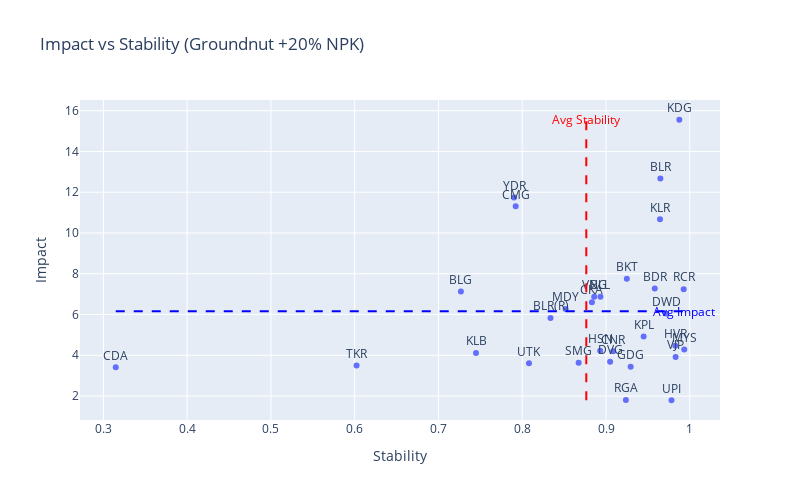

Notebook code for this chart:
### Code cell
import plotly.express as px

# Visualization function
def Calculate_and_visualize_1D(Working_Directory, crop, perturbation, what):
    calculate_and_visualize(perturbation, crop, Working_Directory, what, False)
    stability, stress, impact, stability_column_name, stress_column_name, impact_column_name = calculate_metrics(Working_Directory, crop, perturbation, what)
    
    # Add metrics to Working_Directory DataFrame
    Working_Directory[stability_column_name] = stability
    Working_Directory[stress_column_name] = stress
    Working_Directory[impact_column_name] = impact
    
    # Prepare data for Plotly
    for_plots = Working_Directory[[stability_column_name, impact_column_name, 'Abbreviation']].copy()
    for_plots.rename(columns={stability_column_name: 'stability', impact_column_name: 'Impact'}, inplace=True)

    # Create scatter plot with Plotly
    fig_increase = px.scatter(
        for_plots,
        x='stability',
        y='Impact',
        title=f'Impact vs Stability ({crop} +{perturbation}% {what})',
        labels={'stability': 'Stability', 'Impact': 'Impact'},
        text='Abbreviation',
        size_max=8,
        width=800,
        height=500
    )

    # Update hover labels
    fig_increase.update_traces(
        hoverlabel=dict(bgcolor='grey', font=dict(color='white')),
        textposition='top center'
    )

    # Calculate and add average lines
    avg_x_increase = for_plots['stability'].mean()
    avg_y_increase = for_plots['Impact'].mean()

    fig_increase.add_shape(
        type='line',
        x0=min(for_plots['stability']),
        x1=max(for_plots['stability']),
        y0=avg_y_increase,
        y1=avg_y_increase,
        line=dict(color='blue', width=2, dash='dash')
    )
    fig_increase.add_shape(
        type='line',
        x0=avg_x_increase,
        x1=avg_x_increase,
        y0=min(for_plots['Impact']),
        y1=max(for_plots['Impact']),
        line=dict(color='red', width=2, dash='dash')
    )

    # Add annotations for average lines
    fig_increase.add_annotation(
        x=avg_x_increase,
        y=max(for_plots['Impact']),
        text='Avg Stability',
        showarrow=False,
        font=dict(color='red')
    )
    fig_increase.add_annotation(
        x=max(for_plots['stability']),
        y=avg_y_increase,
        text='Avg Impact',
        showarrow=False,
        font=dict(color='blue')
    )

    # Add tooltips
    fig_increase.update_traces(
        hoverinfo='text+name',
        hovertext=["Impact: " + str(y) +
                   f"<br>Stability: {x}"
                   for x, y in zip(for_plots['stability'], for_plots['Impact'])]
    )

    # Show the plot
    fig_increase.show()

# Example usage
crop = 'Groundnut'
perturbation = 20
what = 'NPK'
Calculate_and_visualize_1D(Working_Directory, crop, perturbation, what)

### Figure 1 — Plotly figure (JSON) as saved in the notebook; plotly's stock layout.template omitted (floating-point values rounded to 4 significant figures)
{"data": [{"hoverinfo": "text+name", "hoverlabel": {"bgcolor": "grey", "font": {"color": "white"}}, "hovertemplate": "Stability=%{x}<br>Impact=%{y}<br>Abbreviation=%{text}<extra></extra>", "hovertext": ["Impact: 12.676056338028168<br>Stability: 0.9649227948952972", "Impact: 5.825242718446602<br>Stability: 0.8337418035676514", "Impact: 1.8012422360248446<br>Stability: 0.9237171261369245", "Impact: 3.4123222748815163<br>Stability: 0.31473454135232326", "Impact: 3.682497589199614<br>Stability: 0.9048978824414204", "Impact: 10.671256454388985<br>Stability: 0.9644715504477192", "Impact: 6.604038137969715<br>Stability: 0.883193494559214", "Impact: 3.6290322580645165<br>Stability: 0.8673115701896636", "Impact: 3.4951799323676376<br>Stability: 0.6022501787854675", "Impact: 11.307239703248912<br>Stability: 0.7921858160171634", "Impact: nan<br>Stability: 0.9695621518719594", "Impact: 1.7940932928512283<br>Stability: 0.9782098286681238", "Impact: 4.222648752399232<br>Stability: 0.8930550659239935", "Impact: 15.555555555555555<br>Stability: 0.9875437730616465", "Impact: 6.268364348677767<br>Stability: 0.851800042304167", "Impact: 4.285714285714286<br>Stability: 0.993418176690404", "Impact: 4.195331002593887<br>Stability: 0.9085665938094902", "Impact: 7.126233240576778<br>Stability: 0.7267771275470634", "Impact: 3.919645451903517<br>Stability: 0.983103715715998", "Impact: 7.758214117277158<br>Stability: 0.9248649792004513", "Impact: 6.05345169515535<br>Stability: 0.9717725445956427", "Impact: 3.437380314055917<br>Stability: 0.9294507508989636", "Impact: 4.4732098967720795<br>Stability: 0.9827318419435742", "Impact: 3.607843137254902<br>Stability: 0.8080377917224847", "Impact: 6.877084377792794<br>Stability: 0.8933793978706903", "Impact: 7.2796934865900385<br>Stability: 0.9582316858210533", "Impact: 4.110468850353243<br>Stability: 0.7448259653575877", "Impact: 11.741689199936376<br>Stability: 0.7902747420620931", "Impact: 7.244602715334965<br>Stability: 0.9927547063385744", "Impact: 4.919618437729304<br>Stability: 0.9449622787844603", "Impact: 6.877084377792794<br>Stability: 0.8859385649486475"], "legendgroup": "", "marker": {"color": "#636efa", "symbol": "circle"}, "mode": "markers+text", "name": "", "orientation": "v", "showlegend": false, "text": ["BLR", "BLR(R)", "RGA", "CDA", "DVG", "KLR", "CKA", "SMG", "TKR", "CMG", "DKA", "UPI", "HSN", "KDG", "MDY", "MYS", "CNR", "BLG", "VJP", "BKT", "DWD", "GDG", "HVR", "UTK", "BLL", "BDR", "KLB", "YDR", "RCR", "KPL", "VNG"], "textposition": "top center", "type": "scatter", "x": [0.9649, 0.8337, 0.9237, 0.3147, 0.9049, 0.9645, 0.8832, 0.8673, 0.6023, 0.7922, 0.9696, 0.9782, 0.8931, 0.9875, 0.8518, 0.9934, 0.9086, 0.7268, 0.9831, 0.9249, 0.9718, 0.9295, 0.9827, 0.808, 0.8934, 0.9582, 0.7448, 0.7903, 0.9928, 0.945, 0.8859], "xaxis": "x", "y": [12.68, 5.825, 1.801, 3.412, 3.682, 10.67, 6.604, 3.629, 3.495, 11.31, null, 1.794, 4.223, 15.56, 6.268, 4.286, 4.195, 7.126, 3.92, 7.758, 6.053, 3.437, 4.473, 3.608, 6.877, 7.28, 4.11, 11.74, 7.245, 4.92, 6.877], "yaxis": "y"}], "layout": {"annotations": [{"font": {"color": "red"}, "showarrow": false, "text": "Avg Stability", "x": 0.8765, "y": 15.56}, {"font": {"color": "blue"}, "showarrow": false, "text": "Avg Impact", "x": 0.9934, "y": 6.162}], "height": 500, "legend": {"tracegroupgap": 0}, "shapes": [{"line": {"color": "blue", "dash": "dash", "width": 2}, "type": "line", "x0": 0.3147, "x1": 0.9934, "y0": 6.162, "y1": 6.162}, {"line": {"color": "red", "dash": "dash", "width": 2}, "type": "line", "x0": 0.8765, "x1": 0.8765, "y0": 1.794, "y1": 15.56}], "title": {"text": "Impact vs Stability (Groundnut +20% NPK)"}, "width": 800, "xaxis": {"anchor": "y", "domain": [0, 1], "title": {"text": "Stability"}}, "yaxis": {"anchor": "x", "domain": [0, 1], "title": {"text": "Impact"}}}}
